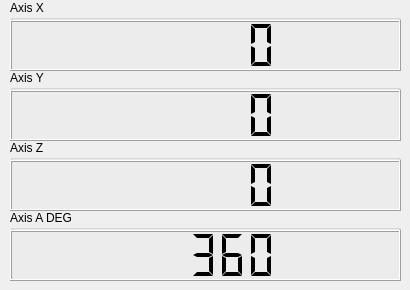
         <widget class="QWidget" name="tab_18">
          <attribute name="title">
           <string>Axis</string>
          </attribute>
          <widget class="QGroupBox" name="groupBox_38">
           <property name="geometry">
            <rect>
             <x>10</x>
             <y>0</y>
             <width>391</width>
             <height>71</height>
            </rect>
           </property>
           <property name="title">
            <string>Axis X</string>
           </property>
           <widget class="QLCDNumber" name="lcdNumber_20">
            <property name="geometry">
             <rect>
              <x>0</x>
              <y>20</y>
              <width>391</width>
              <height>51</height>
             </rect>
            </property>
            <property name="autoFillBackground">
             <bool>false</bool>
            </property>
            <property name="smallDecimalPoint">
             <bool>true</bool>
            </property>
            <property name="segmentStyle">
             <enum>QLCDNumber::Flat</enum>
            </property>
           </widget>
          </widget>
          <widget class="QGroupBox" name="groupBox_39">
           <property name="geometry">
            <rect>
             <x>10</x>
             <y>70</y>
             <width>391</width>
             <height>71</height>
            </rect>
           </property>
           <property name="title">
            <string>Axis Y</string>
           </property>
           <widget class="QLCDNumber" name="lcdNumber_21">
            <property name="geometry">
             <rect>
              <x>0</x>
              <y>20</y>
              <width>391</width>
              <height>51</height>
             </rect>
            </property>
            <property name="autoFillBackground">
             <bool>false</bool>
            </property>
            <property name="smallDecimalPoint">
             <bool>true</bool>
            </property>
            <property name="segmentStyle">
             <enum>QLCDNumber::Flat</enum>
            </property>
           </widget>
          </widget>
          <widget class="QGroupBox" name="groupBox_53">
           <property name="geometry">
            <rect>
             <x>10</x>
             <y>140</y>
             <width>391</width>
             <height>71</height>
            </rect>
           </property>
           <property name="title">
            <string>Axis Z</string>
           </property>
           <widget class="QLCDNumber" name="lcdNumber_28">
            <property name="geometry">
             <rect>
              <x>0</x>
              <y>20</y>
              <width>391</width>
              <height>51</height>
             </rect>
            </property>
            <property name="autoFillBackground">
             <bool>false</bool>
            </property>
            <property name="smallDecimalPoint">
             <bool>true</bool>
            </property>
            <property name="segmentStyle">
             <enum>QLCDNumber::Flat</enum>
            </property>
           </widget>
          </widget>
          <widget class="QGroupBox" name="groupBox_54">
           <property name="geometry">
            <rect>
             <x>10</x>
             <y>210</y>
             <width>391</width>
             <height>71</height>
            </rect>
           </property>
           <property name="title">
            <string>Axis A DEG</string>
           </property>
           <widget class="QLCDNumber" name="lcdNumber_29">
            <property name="geometry">
             <rect>
              <x>0</x>
              <y>20</y>
              <width>391</width>
              <height>51</height>
             </rect>
            </property>
            <property name="autoFillBackground">
             <bool>false</bool>
            </property>
            <property name="smallDecimalPoint">
             <bool>true</bool>
            </property>
            <property name="segmentStyle">
             <enum>QLCDNumber::Flat</enum>
            </property>
            <property name="value" stdset="0">
             <double>360.000000000000000</double>
            </property>
           </widget>
          </widget>
         </widget>
